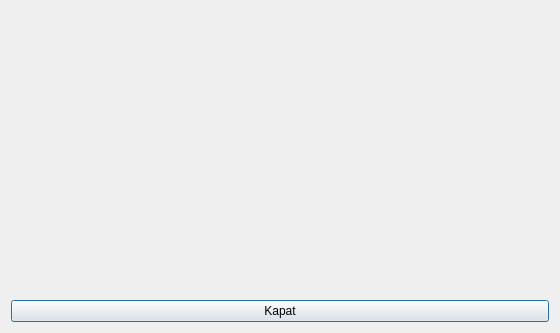
<?xml version="1.0" encoding="UTF-8"?>
<ui version="4.0">
 <class>Dialog</class>
 <widget class="QDialog" name="Dialog">
  <property name="geometry">
   <rect>
    <x>0</x>
    <y>0</y>
    <width>560</width>
    <height>333</height>
   </rect>
  </property>
  <property name="windowTitle">
   <string>Dialog</string>
  </property>
  <layout class="QVBoxLayout" name="verticalLayout_2">
   <item>
    <widget class="QLabel" name="photoInfo">
     <property name="text">
      <string/>
     </property>
     <property name="pixmap">
      <pixmap>../photos/info.png</pixmap>
     </property>
    </widget>
   </item>
   <item>
    <widget class="QPushButton" name="closeButton">
     <property name="text">
      <string>Kapat</string>
     </property>
    </widget>
   </item>
  </layout>
 </widget>
 <resources/>
 <connections/>
</ui>
